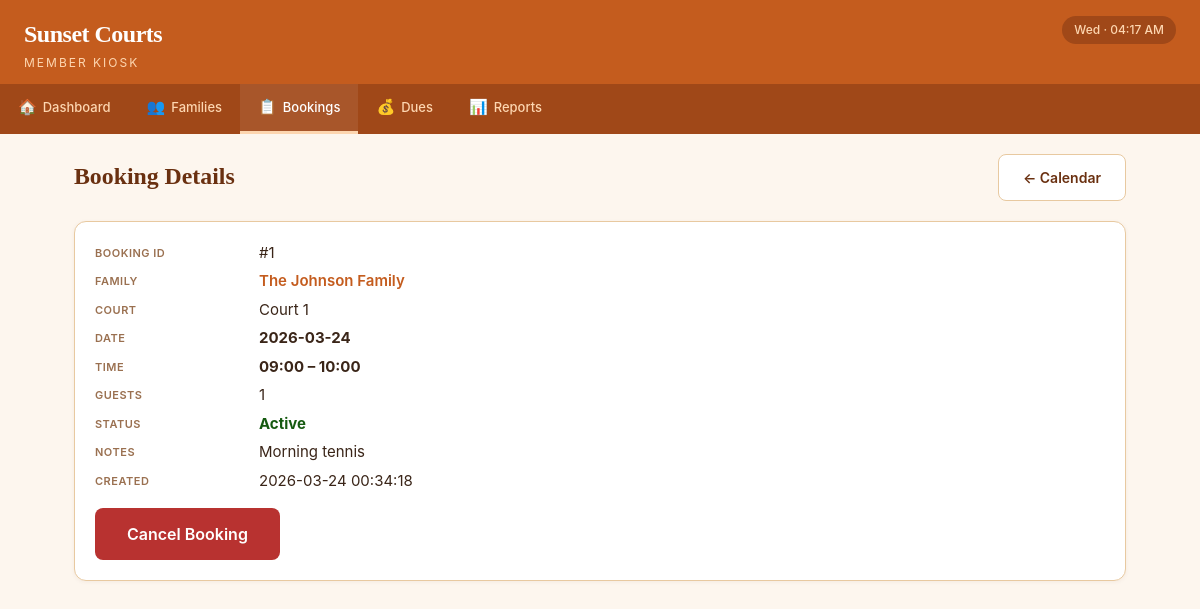
Page /bookings/1 on the earlier database version.
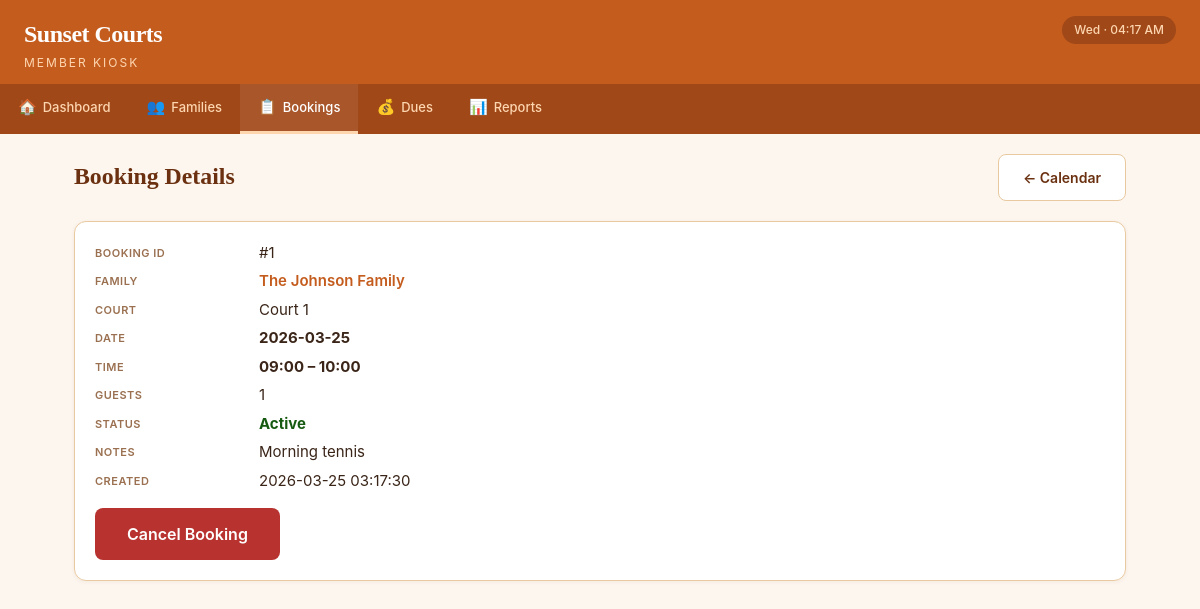
Same page on the later database version.
### tables this page shows
CREATE TABLE bookings (
            booking_id      INTEGER  PRIMARY KEY AUTOINCREMENT,
            family_id       INTEGER  NOT NULL,
            court_id        INTEGER  NOT NULL,
            booking_date    DATE     NOT NULL,
            start_time      TEXT     NOT NULL,
            end_time        TEXT     NOT NULL,
            guest_count     INTEGER  NOT NULL DEFAULT 0,
            notes           TEXT,
            is_cancelled    INTEGER  NOT NULL DEFAULT 0,
            created_at      DATETIME NOT NULL DEFAULT (datetime('now')),
            FOREIGN KEY (family_id) REFERENCES families(family_id) ON DELETE CASCADE,
            FOREIGN KEY (court_id)  REFERENCES courts(court_id)  ON DELETE CASCADE
        );

### app.py (the view)
@app.route('/bookings/<int:booking_id>')
def booking_view(booking_id):
    booking = query_db('''
        SELECT b.*, f.family_name, f.is_banned, c.court_name
        FROM bookings b
        JOIN families f ON b.family_id = f.family_id
        JOIN courts c ON b.court_id = c.court_id
        WHERE b.booking_id = ?
    ''', (booking_id,), one=True)
    if not booking:
        flash('Booking not found.', 'error')
        return redirect(url_for('booking_calendar'))
    return render_template('bookings/view.html', booking=booking)

### app.py (called while the page is built)
@app.context_processor
def inject_globals():
    now = datetime.now()
    return {
        'today_display': now.strftime('%a · %I:%M %p')
    }

### db.py (called while the page is built)
def get_db():
    conn = sqlite3.connect(DB_PATH)
    conn.execute("PRAGMA foreign_keys = ON")
    conn.row_factory = sqlite3.Row
    return conn

def query_db(query, args=(), one=False):
    conn = get_db()
    try:
        cursor = conn.execute(query, args)
        results = cursor.fetchall()
        return results[0] if one and results else (None if one else results)
    finally:
        conn.close()

### templates/bookings/view.html (shortened to what this page needs)
{% extends "base.html" %}
{% block content %}
<div class="page-header">
    <h2>Booking Details</h2>
    <a href="{{ url_for('booking_calendar', date=booking.booking_date) }}" class="btn btn-outline">← Calendar</a>
</div>
<div class="card">
    <div class="detail-grid">
        <div class="label">Booking ID</div><div class="value">#{{ booking.booking_id }}</div>
        <div class="label">Family</div>
        <div class="value"><a href="{{ url_for('member_view', family_id=booking.family_id) }}" style="font-weight:600;">{{ booking.family_name }}</a>
            {% if booking.is_banned %}<span class="badge badge-banned">Banned</span>{% endif %}</div>
        <div class="label">Court</div><div class="value">{{ booking.court_name }}</div>
        <div class="label">Date</div><div class="value"><strong>{{ booking.booking_date }}</strong></div>
        <div class="label">Time</div><div class="value"><strong>{{ booking.start_time }} – {{ booking.end_time }}</strong></div>
        <div class="label">Guests</div><div class="value">{{ booking.guest_count }}{% if booking.guest_count > 2 %} <span style="color:var(--warning-text);">(exceeds limit)</span>{% endif %}</div>
        <div class="label">Status</div><div class="value">{% if booking.is_cancelled %}<span style="color:var(--danger);font-weight:700;">Cancelled</span>{% else %}<span style="color:var(--open-text);font-weight:700;">Active</span>{% endif %}</div>
        {% if booking.notes %}<div class="label">Notes</div><div class="value">{{ booking.notes }}</div>{% endif %}
        <div class="label">Created</div><div class="value">{{ booking.created_at }}</div>
    </div>
    {% if not booking.is_cancelled %}
    <form method="POST" action="{{ url_for('booking_cancel', booking_id=booking.booking_id) }}"
          onsubmit="return confirm('Cancel this booking?');" class="mt-16">
        <button type="submit" class="btn btn-danger btn-lg">Cancel Booking</button>
    </form>
    {% endif %}
</div>
{% endblock %}

Differences in the rows shown:
changed bookings "Morning tennis": booking_date "2026-03-24" → "2026-03-25"; created_at "2026-03-24 00:34:18" → "2026-03-25 03:17:30"
